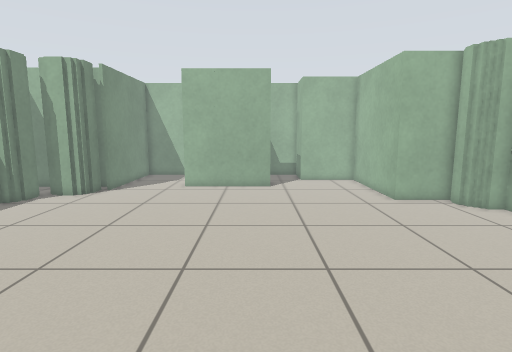
View 1 (above)

15 first-person views from a walk through a robot-simulator world made for Stage. The camera is 0.93 m above the floor, tilts 8° down and sees 80° across. Floor lines are 1 m apart. The floor is counted in squares, 0.25 m on a side. Each view is taken from the middle of a square. On the plan, view 1 faces up. The plan holds only what a view shows up to about 20 squares ahead; the rest is blank. The place goes on beyond the plan. The robots in the file are not drawn.

View 2
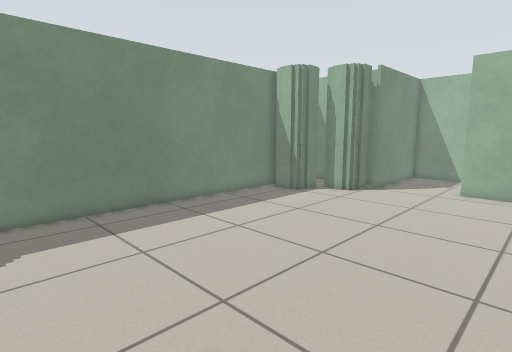

View 3
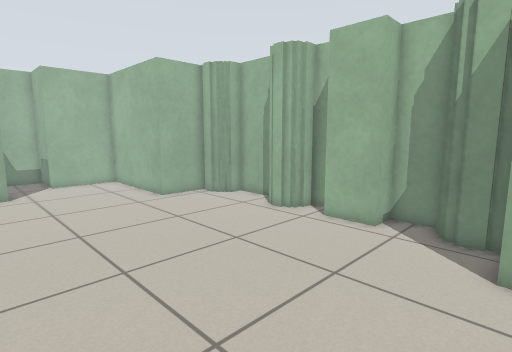

View 4
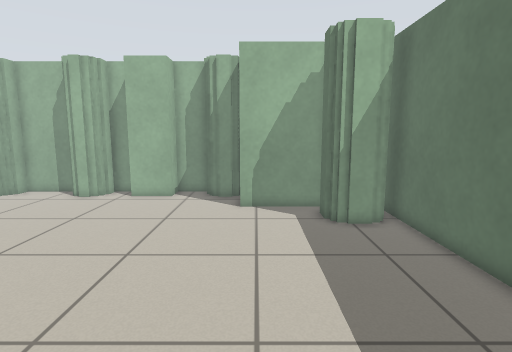

View 5
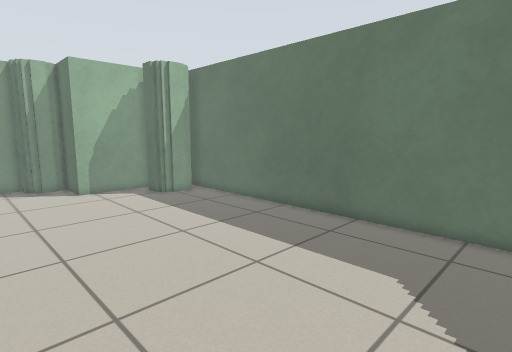

View 6
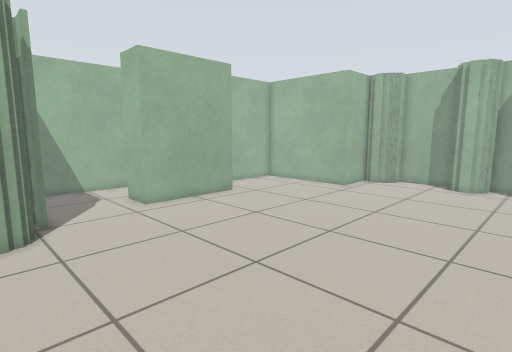

View 7
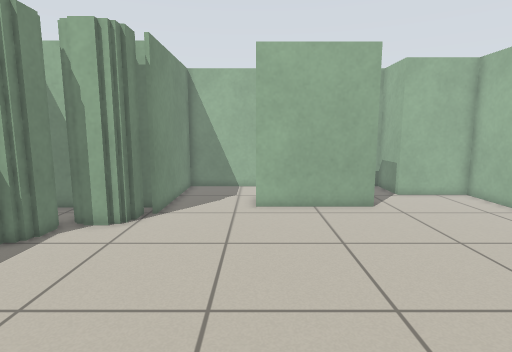

View 8
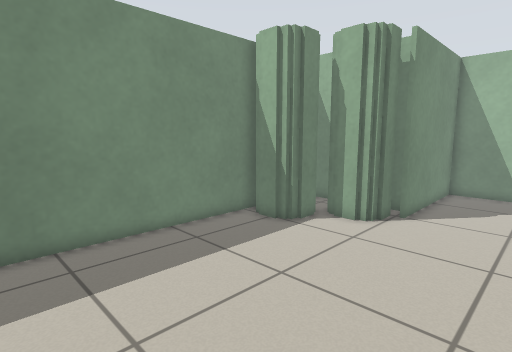

View 9
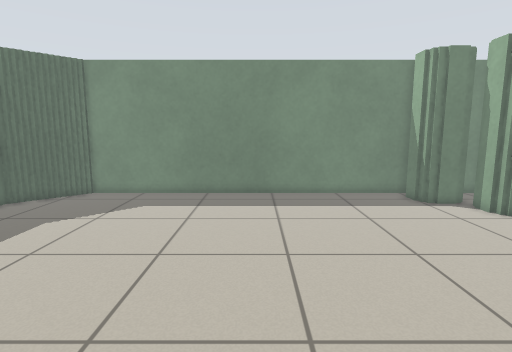

View 10
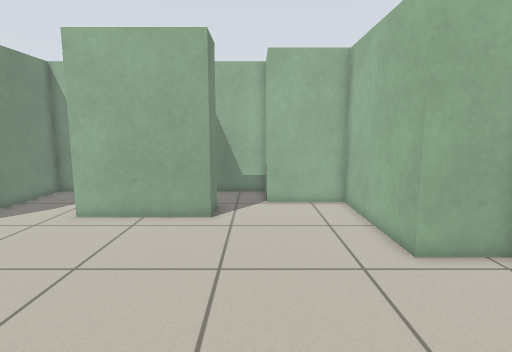

View 11
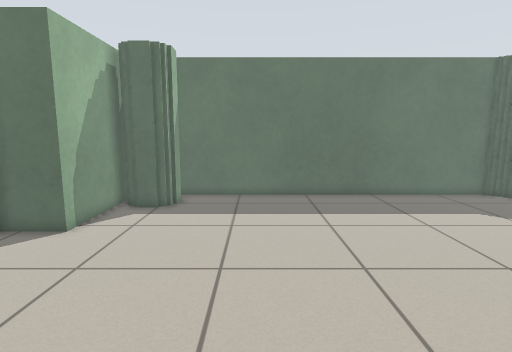

View 12
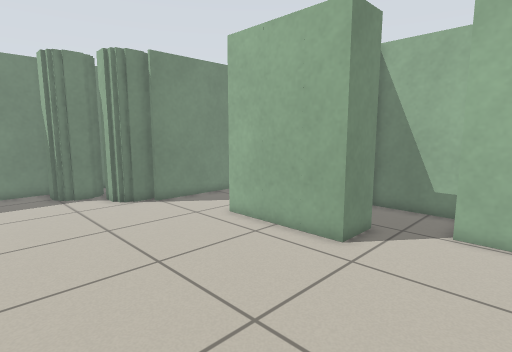

View 13
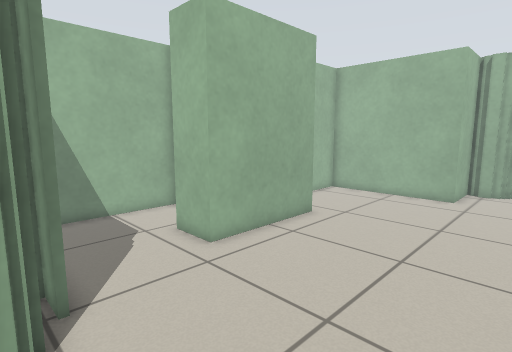

View 14
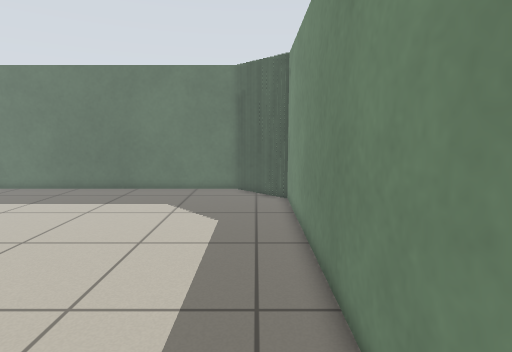

View 15
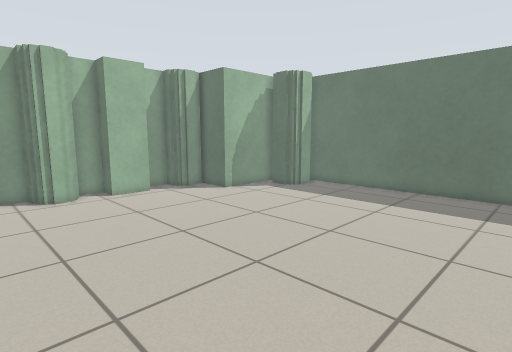

### Floor plan
Points are (right, up) in squares from view 1. A wall is a line through its corners. A room is listed if a view was taken in it or the views show most of it. See-through windows are left out.
Room 1 (views 1, 2, 3, 4, 5, 6, 7, 8, 9, 10, 11, 12, 13, 14, 15)
walls: (-10.9, 18) (-12, 18); (-10.4, 18.9) (-10.4, 18.2) (-11, 18.2); (-13.5, 15.8) (-14.6, 15.8); (-13, 16.6) (-13, 16) (-13.6, 16); (-12, 18.2) (-12.5, 18.2); (-12.8, 17.6) (-12.8, 16.5); (-10.2, 19.9) (-10.2, 18.8); (10.6, 9.8) (10.6, 10.5); (10.8, 10.4) (10.8, 11) (11.5, 11); (11.5, 9.2) (10.8, 9.2) (10.8, 9.9); (5.9, -3) (7, -3); (-15.8, 16.9) (-15.8, -3.2); (1, 23.5) (1, 21.2) (-5, 21.2) (-5, 23.5); (10.6, 15.5) (10.6, 16.2); (10.8, 15.1) (10.8, 15.6); (12.2, 11.2) (12.2, 14.6); (5.4, -3.9) (5.4, -3.2) (6, -3.2); (10.8, 2.1) (10.8, 2.8) (11.5, 2.8); (10.8, 16.1) (10.8, 16.6); (10.6, 1.4) (10.6, 2.2); (7, -3.2) (7.5, -3.2); (11.1, 16.8) (7.8, 16.8) (7.8, 24.2) (3.6, 24.2) (3.6, 26.5); (5.2, -4.9) (5.2, -3.8); (12.2, 3) (12.2, 5) (10.8, 5) (10.8, 7.4) (12.2, 7.4) (12.2, 9); (8.2, -4) (8.2, 0.8) (10.8, 0.8); (-12.9, -6.2) (6, -6.2); (-2.8, 27.2) (-9.6, 27.2) (-9.6, 19.8); (3.6, 27.2) (-0.8, 27.2)

Positions as (right, up) in squares from view 1, and headings:
1: (0, 0), facing up
2: (-1, 0), facing up-left
3: (-1, 0), facing up-right
4: (-7, 0), facing right
5: (-12, 6), facing down-right
6: (-12, 6), facing up-right
7: (-5, 6), facing up
8: (-5, 6), facing up-left
9: (3, 7), facing left
10: (3, 8), facing up
11: (1, 12), facing down
12: (6, 12), facing up-left
13: (-11, 13), facing up-right
14: (-14, 14), facing down
15: (-8, 14), facing down-right
